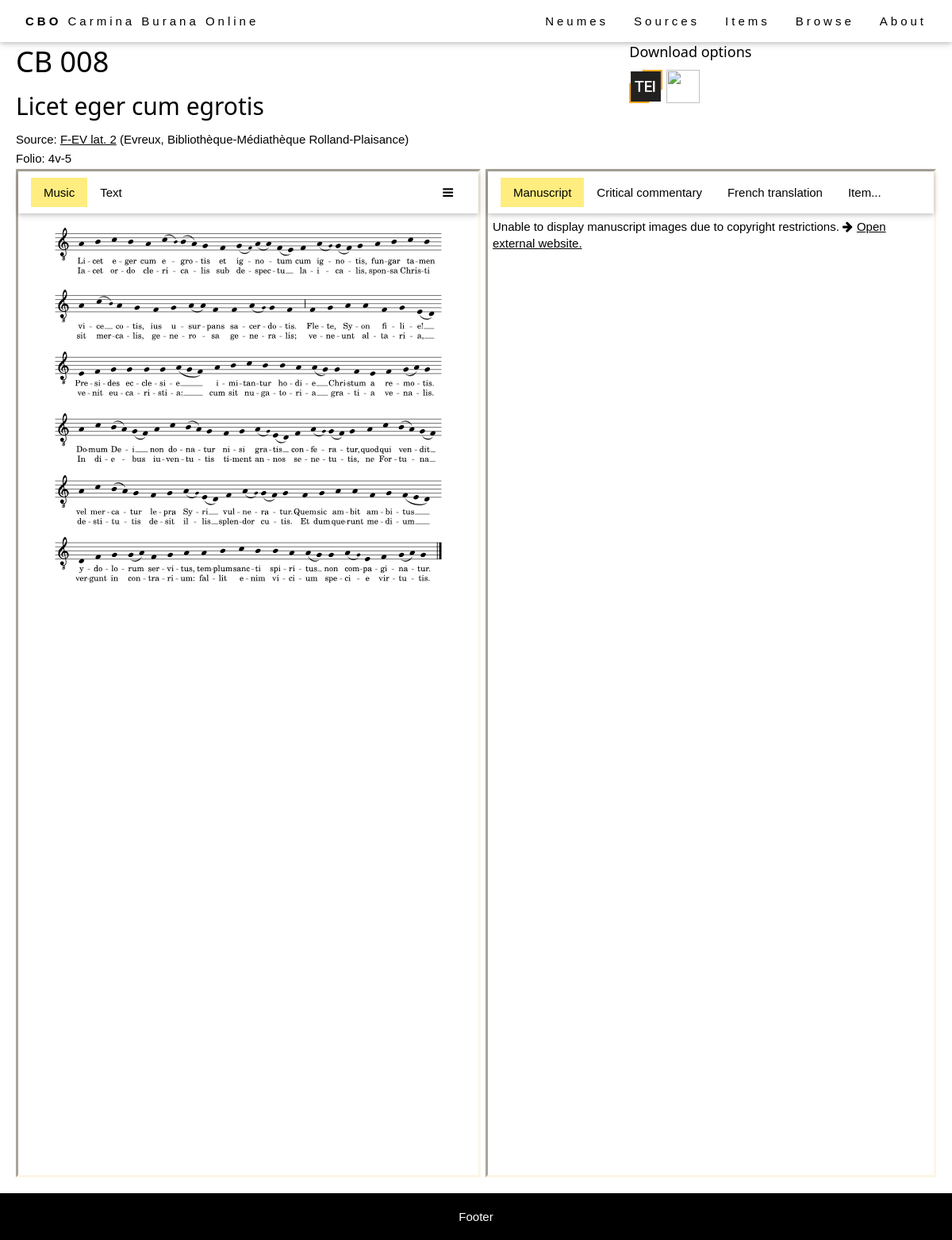
The app's page /browse/item/77 with its own data.
### browse/models.py (models this page shows, shortened)
class Item(models.Model):
    abstract_item = models.ForeignKey(AbstractItem, on_delete=models.PROTECT, null=True)
    source = models.ForeignKey(Source, on_delete=models.RESTRICT, null=True)
    foliation_start = models.CharField(max_length=64, help_text="First folio occupied by the item in the source.")
    foliation_end = models.CharField(max_length=64, help_text="Last folio occupied by the item in the source.")
    title = models.CharField(max_length=256, help_text="Title of the item (incipit).")
    language = models.ManyToManyField(Language)
    file = models.CharField(max_length=64, help_text="Filename (without extensions).", null=True)
    IIIF_canvasIndex = models.CharField(max_length=256, help_text="IIIF canvas index of the item (integer).", blank=True)
    IIIF_canvasId = models.CharField(max_length=256, help_text="IIIF canvas @id of the item (string), alternative to the previous field.", blank=True)
    alternative_img_link = models.CharField(max_length=1024, help_text="Alternative link for source images (if IIIF is not available).", blank=True)
    class Meta:
        ordering = [Length('abstract_item__cb_id'), 'abstract_item__cb_id', (106.5 - F('source__pk')) ** 2]
    def foliation_str(self):
        if self.foliation_start == self.foliation_end:
            return self.foliation_start
        else:
            return self.foliation_start + "-" + self.foliation_end
    @property
    def has_concordances(self):
        return len(self.abstract_item.item_set.all()) > 1
    @property
    def is_translated(self):
        import os.path
        if os.path.isfile(staticfile_path('tei', self.file + '_PB.tei')):
            return True
        else:
            return False
    @property
    def is_svg_based(self):
        import os.path
        if os.path.isfile(staticfile_path('img/mscz/svg/', self.file + '.svg')) or os.path.isfile(staticfile_path('img/mscz/svg/', self.file + '-1.svg')):
            return True
        else:
            return False
    @property
    def svg_template(self):
        import os
        files = [file for file in os.listdir(os.path.join(static_root, 'img/mscz/svg/')) if file.startswith(self.file)]
        files.sort(key=lambda x: x[-5])
        template = ''.join(['<img src="/staticfiles/img/mscz/svg/' + file + '" style="width: 100%; margin: -15mm 0;"/>' for file in files])
        return template
    def transform(self, xsl_file, tei_file, indent=False, met=False):
        from lxml import etree, html
        import os
        xsl = etree.parse(staticfile_path('xsl', xsl_file))
        transform = etree.XSLT(xsl)
        xml = etree.parse(staticfile_path('tei', tei_file + '.tei'))
        if met:
            metify(xml)
        result = transform(xml)
        if indent:
            indentify(result)
        try:
            res = lxml.html.tostring(result).decode('UTF-8')
            return res.replace('src="buranus', 'src="/staticfiles/img/glyphs/svg/buranus')
        except:
            print("Error: not able to convert")
            return ''
    @property
    def formatted_transform(self):
        return self.transform('formatted.xsl', self.file, indent=True, met=True)
    @property
    def text_apparatus_transform(self):
        return self.transform('text-apparatus.xsl', self.file)

class AbstractItem(models.Model):
    cb_id = models.CharField(max_length=10, help_text="Number of the item.")
    theme = models.ManyToManyField(Theme)
    genre = models.ForeignKey(Genre, on_delete=models.SET_NULL, null=True)
    class Meta:
        ordering = [Length('cb_id'), 'cb_id']

class Source(models.Model):
    bib_id = models.CharField(max_length=128, unique=True, help_text="The source identifier.")
    nick_name = models.CharField(max_length=128, help_text="The source name.", blank=True)
    country = models.CharField(max_length=256, help_text="The source location (country).")
    location = models.CharField(max_length=256, help_text="The source location (institution).")
    century = models.CharField(max_length=256, help_text="The source century.", blank=True)
    notation = models.CharField(max_length=256, help_text="The source notation type (for musical notation only).", blank=True)
    url = models.CharField(max_length=512, help_text="External url to access the source images.", blank=True)
    concordances = models.TextField(help_text="Concordances with the Codex Buranus.", blank=True)
    notes = models.TextField(help_text="Additional notes on the source.", blank=True)
    IIIF_manifest = models.CharField(max_length=1024, help_text="URL of the IIIF manifest.", blank=True)
    class Meta:
        ordering = ['country', 'location', 'bib_id']
    def get_absolute_url(self):
        return reverse('source-detail', args=[str(self.id)])

### browse/views.py (the view)
# urls.py: path('item/<int:pk>', views.ItemDetailView.as_view(), name='item-detail'),
class ItemDetailView(generic.DetailView):
    model = Item
    template_name = 'item_detail.html'
    def get_context_data(self, **kwargs):
        from django.db.models import Q
        context = super(ItemDetailView, self).get_context_data(**kwargs)
        item = self.get_object()
        context['sibling_items'] = item.abstract_item.item_set.filter(~Q(pk=item.pk))
        context['other_items'] = Item.objects.filter(~Q(abstract_item__pk=item.abstract_item.pk))
        return context

### browse/indentify.py (called while the page is built)
def indentify(tree):
	for poem in tree.findall(".//div[@data-type='poem']"):
		global_met = poem.get('data-met')
		for lg in poem.findall("./div[@data-type='strophe']"):
			if 'data-met' in lg.keys():
				met = lg.get('data-met')
			else:
				met = global_met
			parsed_met = parse(met)
			for (n, verse) in enumerate(lg.findall(".//div[@class='verse']")):
				verse.set('data-indent', str(parsed_met[n]))

### browse/metify.py (called while the page is built, shortened)
def metify(tree):
	for attr in ['met', 'rhyme']:
		poem_types = ['poem', 'sequence', 'leich']

### browse/models.py (called while the page is built)
def staticfile_path(folder, filename):
    import os.path
    return os.path.join(os.path.join(static_root, folder), filename)

### templates/item_detail.html (shortened to what this page needs)
{% extends "base_generic.html" %}
{% load static %}
{% block content %}
<link rel="stylesheet" href="{% static 'css/neumed-text.css' %}" />
<link rel="stylesheet" href="https://cdnjs.cloudflare.com/ajax/libs/font-awesome/4.7.0/css/font-awesome.min.css" />
<div style="padding: 20px; width: 100%;">
  <div style="display: flex">
    <div style="flex: 2">
      <h1>CB {{ item.abstract_item.cb_id }}</h1>
      <h2>{{ item.title }}</h2>
      <p>Source: <a href="{{ item.source.get_absolute_url }}">{{ item.source.bib_id }}</a> ({{ item.source.location }})</p>
      <p>Folio: {{ item.foliation_str }}</p>
    </div>
    <div style="flex: 1">
      <h5>Download options</h5>
      <a href="{% static 'tei/' %}{{ item.file }}.tei" download="{{ item.file }}.tei"><img src="{% static 'img/TEI_Logo.svg' %}" style="width: 42px; height:42px;" /></a>
      <a id="pdf-download" style="cursor: pointer;"><img src="{% static 'img/PDF_Logo.svg' %}" style="width: 42px; height:42px;" /></a>
    </div>
  </div>
  <div style="display: flex;">
    <div class="cbo-border-inset cbo-border-sand flex-column" style="width: 50%;">
      {% include "item_core_view.html" with item=item %}
    </div>
    <div id="dragResizer" class="resizer"></div>
    <div class="cbo-border-inset cbo-border-sand" style="flex: 1;">
      <div class="tab cbo-white cbo-wide cbo-padding cbo-card right">
        <button id="defaultOpenRight" class="tablinks cbo-bar-item cbo-button activable" onclick="openRightTab(this, 'msImage')">Manuscript</button>
        <button class="tablinks cbo-bar-item cbo-button activable" onclick="openRightTab(this, 'commentary')">Critical commentary</button>
        <button class="tablinks cbo-bar-item cbo-button activable" onclick="openRightTab(this, 'translation')">French translation</button>
        <button id="itemsRight" class="tablinks cbo-bar-item cbo-button activable" onclick="openRightTab(this, 'itemRight')">Item...</button>
      </div>
      <div id="msImage" class="tabcontent right">
        {% if not item.source.IIIF_manifest %}
          {% if item.alternative_img_link %}
          Unable to display manuscript images due to copyright restrictions.
          <a target="_blank" href="{{ item.alternative_img_link }}"><i class="fa fa-arrow-right" style="margin-right: 5px;"></i>Open external website.</a>
          {% else %}
          Manuscript images not available for this item.
          {% endif %}
        {% endif %}
      </div>
    </div>
  </div>
</div>
{% endblock %}

### templates/item_core_view.html (shortened to what this page needs)
{% load static %}
<div id="itemCoreView-{{ item.pk }}">
  {% if item.is_svg_based %}
  <div class="tab cbo-white cbo-wide cbo-padding cbo-card">
    <button id="openSvg-{{ item.pk }}" class="tablinks cbo-bar-item cbo-button activable">Music</button>
    <button id="openText-{{ item.pk }}" class="tablinks cbo-bar-item cbo-button activable">Text</button>
    <div class="dropdown" style="z-index: 1500;">
      <button id="dropBtn-{{ item.pk }}" class="cbo-bar-item cbo-button"><i style="pointer-events: none;" class="fa fa-bars"></i></button>
    </div>
  </div>
  <div class="tabcontent" style="display: block;">
    <div id="mainContainer-{{ item.pk }}" style="height: 100%;">
      <div id="svg-{{ item.pk }}">
        {% autoescape off %}
          {{ item.svg_template }}
        {% endautoescape %}
      </div>
    </div>
  </div>
  {% endif %}
</div>

### staticfiles/css/style.css (style rules this page uses)
html { -ms-text-size-adjust:100%;-webkit-text-size-adjust:100% }
body { margin:0 }
a { background-color:transparent }
img { border-style:none }
button,input,select,textarea,optgroup { font:inherit;margin:0 }
button,input { overflow:visible }
button,select { text-transform:none }
button,[type=button],[type=reset],[type=submit] { -webkit-appearance:button }
html,body { font-family:Verdana,sans-serif;font-size:15px;line-height:1.4 }
html { overflow-x:hidden }
h1 { font-size:36px }
h2 { font-size:30px }
h5 { font-size:18px }
h1,h2,h3,h4,h5,h6 { font-family:"Segoe UI",Arial,sans-serif;font-weight:400;margin:10px 0 }
.cbo-wide { letter-spacing:4px }
img { vertical-align:middle }
a { color:inherit }
.cbo-btn,.cbo-button { border:none;display:inline-block;padding:8px 16px;vertical-align:middle;overflow:hidden;text-decoration:none;color:inherit;background-color:inherit;text-align:center;cursor:pointer;white-space:nowrap }
.cbo-btn,.cbo-button { -webkit-touch-callout:none;-webkit-user-select:none;-khtml-user-select:none;-moz-user-select:none;-ms-user-select:none;user-select:none }
.cbo-card,.cbo-card-2 { box-shadow:0 2px 5px 0 rgba(0,0,0,0.16),0 2px 10px 0 rgba(0,0,0,0.12) }
.cbo-padding { padding:8px 16px!important }
.cbo-white,.cbo-hover-white:hover { color:#000!important;background-color:#fff!important }
.cbo-border-inset { border-style: inset; }
.cbo-border-sand,.cbo-hover-border-sand:hover { border-color:#fdf5e6!important }

### staticfiles/css/layout-generic.css (style rules this page uses)
.flex-column { display: flex; flex-direction: column; }
.cbo-button { transition: 0.3s; }

### staticfiles/css/neumed-text.css (style rules this page uses)
p { margin-block-start: 3px; margin-block-end: 3px; break-inside: avoid; }

### templates/item_detail.html (style rules this page uses)
p { break-inside: avoid; }
.resizer { cursor: ew-resize; height: 1200px; width: 6px; }
.tab { box-sizing: border-box; display: inline-flex; width: 100%; }
.active { background-color: #ffed7f; }
.tabcontent { display: none; padding: 6px; height: 1200px; overflow-y: scroll; }
.dropdown { margin-left: auto; }

### records on screen
Item: abstract_item.cb_id "008", title "Licet eger cum egrotis", source.bib_id "F-EV lat. 2", source.location "Evreux, Bibliothèque-Médiathèque Rolland-Plaisance", foliation_str "4v-5", svg_template (picture)
